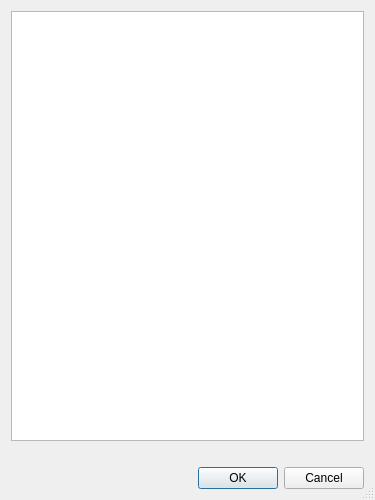
<?xml version="1.0" encoding="UTF-8"?>
<ui version="4.0">
 <class>UtilColumnDialog</class>
 <widget class="QDialog" name="UtilColumnDialog">
  <property name="geometry">
   <rect>
    <x>0</x>
    <y>0</y>
    <width>375</width>
    <height>500</height>
   </rect>
  </property>
  <property name="windowTitle">
   <string>Column Dialog</string>
  </property>
  <property name="sizeGripEnabled">
   <bool>true</bool>
  </property>
  <layout class="QGridLayout" name="gridLayout">
   <item row="2" column="0">
    <widget class="QDialogButtonBox" name="buttonBox">
     <property name="orientation">
      <enum>Qt::Horizontal</enum>
     </property>
     <property name="standardButtons">
      <set>QDialogButtonBox::Cancel|QDialogButtonBox::Ok</set>
     </property>
    </widget>
   </item>
   <item row="1" column="0">
    <widget class="QLabel" name="descriptionLabel">
     <property name="wordWrap">
      <bool>true</bool>
     </property>
     <property name="openExternalLinks">
      <bool>true</bool>
     </property>
    </widget>
   </item>
   <item row="0" column="0">
    <widget class="QTreeView" name="columnView">
     <property name="alternatingRowColors">
      <bool>true</bool>
     </property>
     <property name="uniformRowHeights">
      <bool>true</bool>
     </property>
     <property name="animated">
      <bool>true</bool>
     </property>
     <property name="headerHidden">
      <bool>true</bool>
     </property>
    </widget>
   </item>
  </layout>
 </widget>
 <resources/>
 <connections>
  <connection>
   <sender>buttonBox</sender>
   <signal>accepted()</signal>
   <receiver>UtilColumnDialog</receiver>
   <slot>accept()</slot>
   <hints>
    <hint type="sourcelabel">
     <x>266</x>
     <y>363</y>
    </hint>
    <hint type="destinationlabel">
     <x>157</x>
     <y>274</y>
    </hint>
   </hints>
  </connection>
  <connection>
   <sender>buttonBox</sender>
   <signal>rejected()</signal>
   <receiver>UtilColumnDialog</receiver>
   <slot>reject()</slot>
   <hints>
    <hint type="sourcelabel">
     <x>334</x>
     <y>363</y>
    </hint>
    <hint type="destinationlabel">
     <x>286</x>
     <y>274</y>
    </hint>
   </hints>
  </connection>
 </connections>
</ui>
